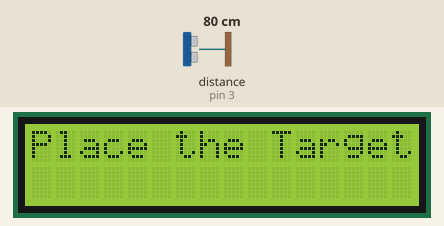
Recording of a sketch running on a simulated Arduino Uno, built with avr-gcc and run on an emulated ATmega328P. Shown: 16×2 character LCD. Inputs (shaded band) come from the test bench; at power-on: distance to the obstacle (sensor on pin 3) 80 cm. The echo pulse lasts 58.3 µs per cm; what the sketch prints to the serial monitor is not drawn.

Above: at 1.2 s.
1.3 s: distance to the obstacle (sensor on pin 3) set to 2 cm
At 6.2 s:
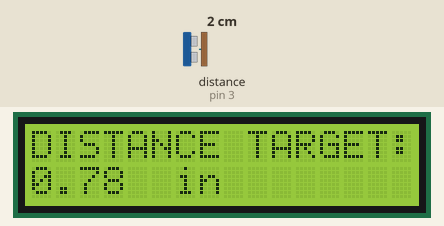
15.3 s: distance to the obstacle (sensor on pin 3) set to 4 cm
At 26.1 s:
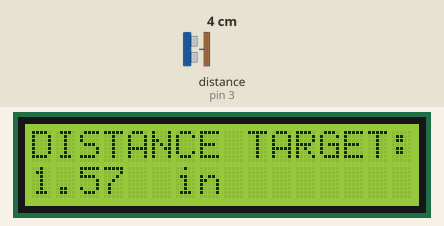
26.6 s: distance to the obstacle (sensor on pin 3) set to 9 cm
At 35.4 s:
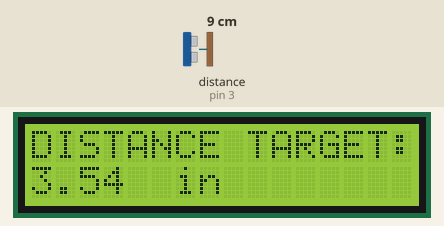
Timing chart, 0 to 36.9 s (numbered marks = the images above; inputs shaded):
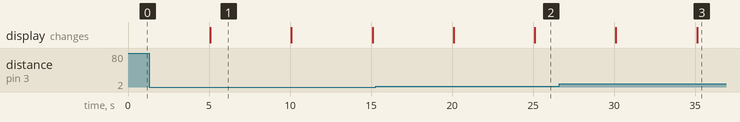

The sketch:

distancemeterWithLCDandBUTTON.ino
```cpp
#include<LiquidCrystal.h>
int Rs = 7;
int En = 8;
int d4 = 9;
int d5 = 10;
int d6 = 11;
int d7 = 12;

LiquidCrystal lcd(Rs,En,d4,d5,d6,d7);

int trigPin = 2;
int echoPin = 3;
float duration;
float distanceCm;
float distanceInches;
int buttonpin = A0;
int buttonval;
int dt = 5000;


void setup() {
  pinMode(trigPin, OUTPUT);
  pinMode(echoPin, INPUT);
  pinMode(buttonpin,INPUT);
  digitalWrite(buttonpin,HIGH);
  Serial.begin(9600);
  lcd.begin(16,2);
}

void loop() {

  lcd.clear();
  lcd.setCursor(0, 0);
  lcd.print("Place the Target");
  delay(5000); // Wait for 1 second
  lcd.clear();
  lcd.setCursor(0, 0);
  lcd.print("Press the Button");

  buttonval = digitalRead(buttonval);

  while(buttonval == 1){
    buttonval = digitalRead(buttonpin);
  }

  digitalWrite(trigPin, LOW);
  delayMicroseconds(2);

  digitalWrite(trigPin, HIGH);
  delayMicroseconds(10);
  digitalWrite(trigPin, LOW);


  duration = pulseIn(echoPin, HIGH);

  distanceCm = (duration * 0.0343) / 2;
  distanceInches = distanceCm / 2.54;

  Serial.print("Distance: ");
  Serial.print(distanceInches);
  Serial.println(" inches");


  lcd.setCursor(0, 0);
  lcd.print("DISTANCE TARGET: ");
  lcd.setCursor(0 , 1);
  lcd.print(distanceInches);
  lcd.setCursor(6,1);
  lcd.print("in");
  delay(dt);

}
```

Measured:
- after the input at 1.3 s, the display: changes after 3.8 s (image 1)
- after the input at 15.3 s, the display: first differs from a run without the input after 9.8 s (image 2)
- after the input at 26.6 s, the display: first differs from a run without the input after 8.5 s (image 3)
- what the display in image 1 shows lasts 5.0 s, from 5.1 s to 10.1 s
